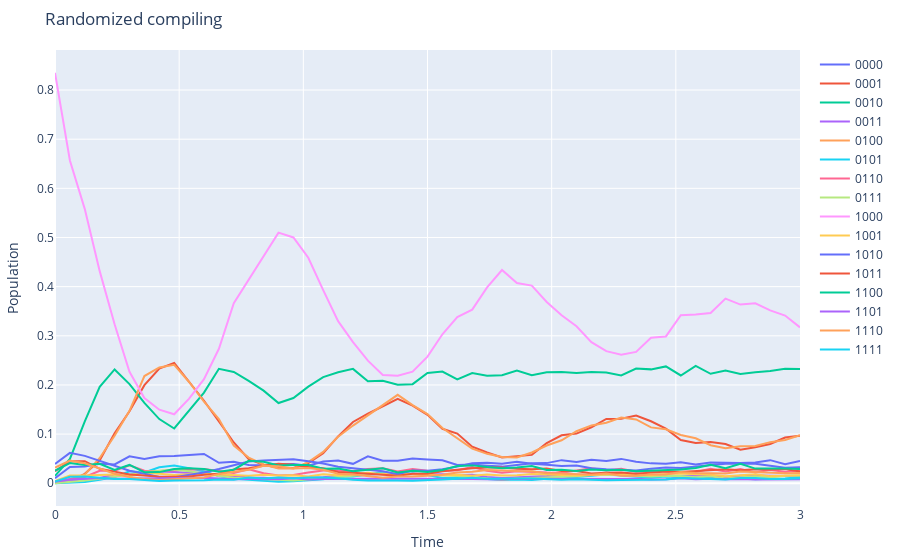

Notebook code for this chart:
### Code cell
rc_data = df.xs("RC", level="Protocol").xs(80, level="Randomizations")
times = rc_data.index.get_level_values("Time")
fig = go.Figure(layout=dict(title="Randomized compiling", yaxis_title="Population", xaxis_title="Time", margin=dict(t=50, l=20, r=20, b=20)))
for col in rc_data.columns:
    fig.add_trace(go.Scatter(x=times, y=rc_data[col], name=col))
fig.show()
